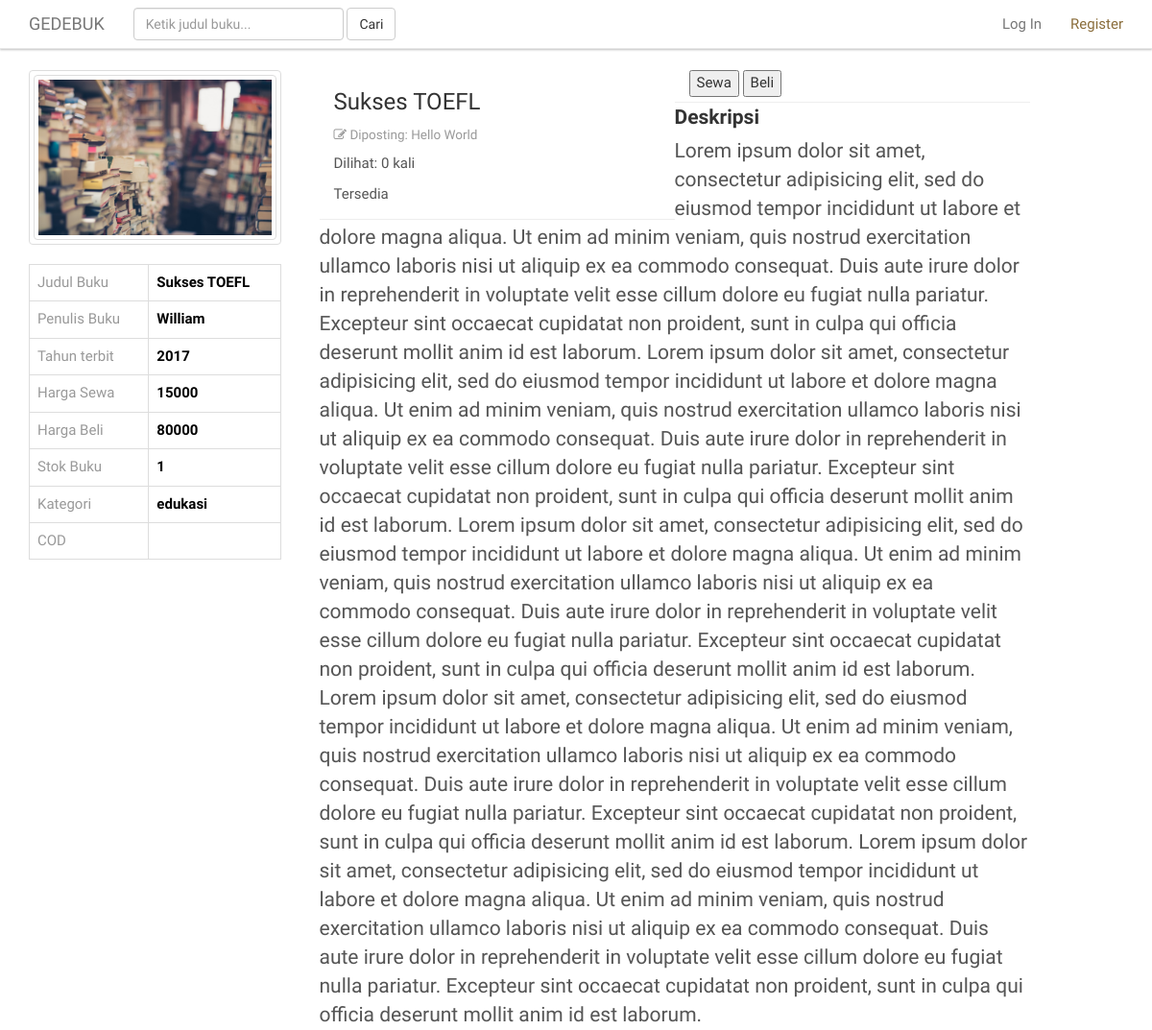
The page /post?show=1492713616 (upper part) on the database as committed earlier.
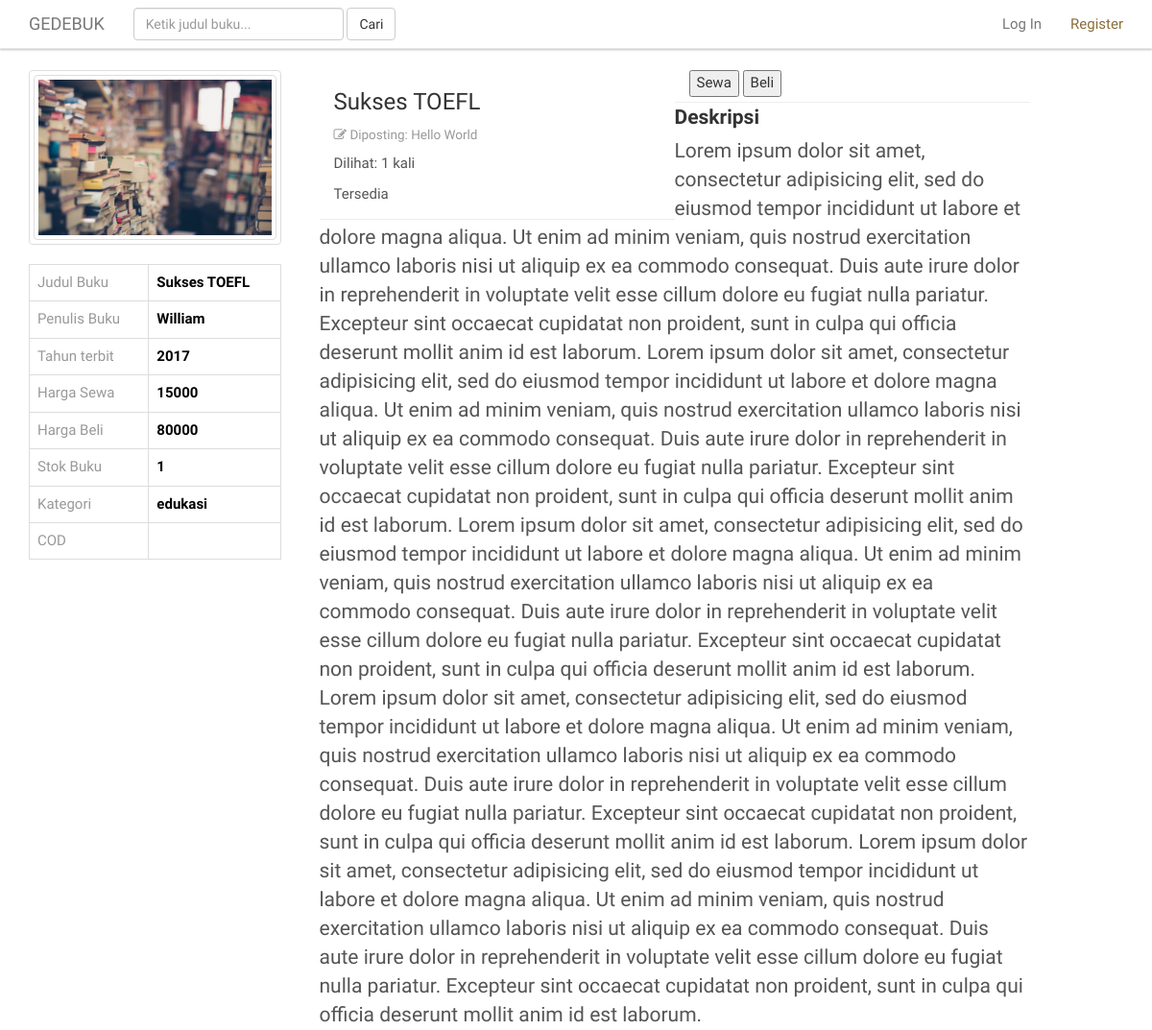
The same page on the database as committed later.
### tables this page shows
CREATE TABLE `buku` (
  `id_buku` int(11) NOT NULL,
  `url` varchar(10) NOT NULL,
  `img` varchar(20) NOT NULL,
  `judul` varchar(50) NOT NULL,
  `pengarang` varchar(50) NOT NULL,
  `tahun_terbit` varchar(4) NOT NULL,
  `harga_beli` int(6) NOT NULL DEFAULT '0',
  `harga_sewa` int(6) NOT NULL DEFAULT '0',
  `jumlah_tersedia` varchar(5) NOT NULL,
  `tgl_publikasi` timestamp NOT NULL DEFAULT CURRENT_TIMESTAMP,
  `id_penjual` varchar(50) NOT NULL,
  `tag` varchar(50) NOT NULL,
  `status` varchar(20) NOT NULL,
  `deskripsi` longtext NOT NULL,
  `cod` varchar(256) NOT NULL,
  `views` int(4) NOT NULL DEFAULT '0'
);

CREATE TABLE `user` (
  `id_user` int(11) NOT NULL,
  `user_name` varchar(20) NOT NULL,
  `nama` varchar(50) NOT NULL,
  `email` varchar(50) NOT NULL,
  `password` varchar(32) NOT NULL,
  `foto` varchar(20) NOT NULL,
  `hp` varchar(13) NOT NULL,
  `jenis_id` varchar(20) NOT NULL,
  `no_id` varchar(40) NOT NULL,
  `alamat` varchar(64) NOT NULL,
  `gender` varchar(1) NOT NULL,
  `akademik` varchar(60) NOT NULL,
  `rating` int(5) NOT NULL,
  `online` int(1) NOT NULL DEFAULT '0'
);

### core/main.php (called while the page is built, shortened)
<?php
function showPostByUrl($url) {
  global $link;
  $query = "SELECT buku.*, user.nama, user.no_id FROM buku, user WHERE id_penjual = no_id AND url = '$url'";
  $result = mysqli_query($link, $query) or die('Gagal memuat postingan!');
  return $result;
}
 ?>

### post.php (the view, shortened to what this page needs)
<?php
require_once 'view/header.php';
require_once 'view/navbar_fix.php';
$url          = $_GET['show'];
if(isset($_GET['show'])) {
  $readData = showPostByUrl($url);
  while($row = mysqli_fetch_assoc($readData)) {
    $judulBuku      = $row['judul'];
    $penulisPost    = $row['nama'];
    $penulisBuku    = $row['pengarang'];
    $tahunTerbit    = $row['tahun_terbit'];
    $hargaBeli      = $row['harga_beli'];
    $hargaSewa      = $row['harga_sewa'];
    $cod            = $row['cod'];
    $stock          = $row['jumlah_tersedia'];
    $tag            = $row['tag'];
    $deskripsi      = $row['deskripsi'];
    $views          = $row['views'];
  }
}
?>
    <section class="produk">
      <div class="container">
        <div class="row">
          <div class="col-md-12">
            <div class="alert alert-default">
              <ul class="breadcrumb">
                <li><a href="#">Home</a></li>
                <li><a href="#">Kategori</a></li>
                <li><a href="#">Produk</a></li>
              </ul>
            </div>
          </div>
          <div class="col-md-3">
            <div class="photo-wrapper thumbnail">
              <img src="../assets/bg.jpeg" class="img-responsive img-thumbnail" alt="">
            </div>
            <table class="table table-bordered">
              <tr>
                <td>Judul Buku</td>
                <td><?php echo $judulBuku; ?></td>
              </tr>
              <tr>
                <td>Penulis Buku</td>
                <td><?php echo $penulisBuku; ?></td>
              </tr>
              <tr>
                <td>Tahun terbit</td>
                <td><?php echo $tahunTerbit; ?></td>
              </tr>
              <tr>
                <td>Harga Sewa</td>
                <td><?php echo $hargaSewa; ?></td>
              </tr>
              <tr>
                <td>Harga Beli</td>
                <td><?php echo $hargaBeli; ?></td>
              </tr>
              <tr>
                <td>Stok Buku</td>
                <td><?php echo $stock; ?></td>
              </tr>
              <tr>
                <td>Kategori</td>
                <td><?php echo $tag; ?></td>
              </tr>
              <tr>
                <td>COD</td>
                <td><?php echo $cod; ?></td>
              </tr>
            </table>
          </div>
          <div class="col-md-8">
            <div class="featured no-margin no-padding">
              <div class="col-md-6 garisbawah">
                <h2><?php echo $judulBuku; ?></h2>
                <small><i class="fa fa-pencil-square-o"></i> Diposting: <?php echo $penulisPost; ?></small>
                <p class="text-muted">Dilihat: <?php echo $views; ?> kali</p>
                <p class="text-muted">Tersedia</p>
              </div>
              <div class="col-md-6 garisbawah">
                <button type="submit" name="button">Sewa</button>
                <button type="submit" name="button">Beli</button>
              </div>
              <div class="description">
                <legend>
                  <label for="">Deskripsi</label>
                  <p>
                    <?php echo $deskripsi; ?>
                  </p>
                </legend>
              </div>
            </div>
          </div>
        </div>
      </div>
    </section>
<?php require_once 'view/footer.php'; ?>
  </body>
</html>

### view/header.php (shortened to what this page needs)
<!DOCTYPE html>
<html lang="en">
  <head>
    <link href="css/bootstrap.min.css" rel="stylesheet">
    <link rel="stylesheet" href="css/animate.min.css">
    <link rel="stylesheet" href="css/font-awesome.css">
    <link rel="stylesheet" href="css/core.css">
    <link rel="stylesheet" href="css/responsive.css">
  </head>
  <body>

### view/navbar_fix.php (shortened to what this page needs)
<?php
$login = false;
 ?>
<body>
<nav id="top-bar" class="navbar navbar-default navbar-fixed-top" data-nav-status="toggle">
  <div class="container">
    <div class="navbar-header">
      <a class="navbar-brand" href="index">GEDEBUK</a>
    </div>
    <div class="collapse navbar-collapse" id="menu">
      <form class="navbar-form navbar-left search">
        <div class="form-group">
          <input type="text" class="form-control" placeholder="Ketik judul buku...">
        </div>
        <button type="submit" class="btn btn-default">Cari</button>
      </form>
      <ul class="nav navbar-nav navbar-right">
        <?php
          if($login) { ?>
            <li><a href="publish">Posting Buku</a></li>
            <li><a href="akun">Dashboard</a></li>
            <li><a  href="logout"><span class="text-warning">Log out</span></a></li>
          <?php
          } else { ?>
            <li><a href="login">Log In</a></li>
            <li><a  href="register"><span class="text-warning">Register</span></a></li>
          <?php } ?>
      </ul>
    </div>
  </div>
</nav>

### view/footer.php (shortened to what this page needs)
</body>
</html>

### css/core.css (style rules this page uses)
body { font-family: 'Exo', sans-serif; font-size: 15px; }
h2 { font-size: 3em; }
p { font-size: 1.3em; }
a { text-decoration: none !important; color: #333; }
ol, ul { list-style: none; display: inline; padding: 0; margin: 0; }
li { display: inline-block; }
.no-padding { padding: 0; }
.no-margin { margin: 0; margin-bottom: 5px; }
section { position: relative; }
.garisbawah { padding-bottom: 5px; border-bottom: 1px solid #eee; min-height: 1px; }
.featured { padding-left: 10px; }
.featured h2 { font-size: 1.6em; }
.featured small { display: inline-block; margin-top: -5px; font-size: .9em; color: #999; margin-bottom: 10px; }
.featured p { font-size: 1em; color: #555; }
.navbar-fixed-top { background: white; box-shadow: 0 1px 2px rgba(43, 43, 43, 0.3); }
.produk table tr > td:last-child { font-weight: bold; color: #000; }
.produk table tr > td:first-child { color: #999; }

Rows that differ between the two databases and show on the page:
changed buku "Sukses TOEFL": views "0" → "1"
